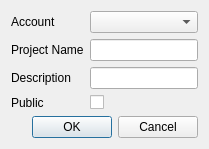
<?xml version="1.0" encoding="UTF-8"?>
<ui version="4.0">
 <class>CreateStreamDialog</class>
 <widget class="QWidget" name="AddStreamDialog">
  <property name="windowModality">
   <enum>Qt::NonModal</enum>
  </property>
  <property name="sizePolicy">
   <sizepolicy hsizetype="MinimumExpanding" vsizetype="MinimumExpanding">
    <horstretch>0</horstretch>
    <verstretch>0</verstretch>
   </sizepolicy>
  </property>
  <property name="windowTitle">
   <string>Form</string>
  </property>
  <layout class="QGridLayout" name="gridLayout_2">
   <item row="0" column="0">
    <layout class="QVBoxLayout" name="verticalLayout">
     <property name="sizeConstraint">
      <enum>QLayout::SetNoConstraint</enum>
     </property>
     <item>
      <layout class="QFormLayout" name="search_form">
       
       <item row="0" column="0">
        <widget class="QLabel" name="accounts_label">
         <property name="text">
          <string>Account</string>
         </property>
        </widget>
       </item>

       <item row="1" column="0">
        <widget class="QLabel" name="name_label">
         <property name="text">
          <string>Project Name</string>
         </property>
        </widget>
       </item>
       <item row="2" column="0">
        <widget class="QLabel" name="name_label">
         <property name="text">
          <string>Description</string>
         </property>
        </widget>
       </item>
       <item row="3" column="0">
        <widget class="QLabel" name="name_label">
         <property name="text">
          <string>Public</string>
         </property>
        </widget>
       </item>

       <item row="0" column="1">
        <widget class="QComboBox" name="accounts_dropdown"/>
       </item>
       <item row="1" column="1">
        <widget class="QLineEdit" name="name_field"/>
       </item>
       <item row="2" column="1">
        <widget class="QLineEdit" name="description_field"/>
       </item>
       <item row="3" column="1">
        <widget class="QCheckBox" name="public_toggle"/>
       </item>

      </layout>
     </item>
     <item>
      <widget class="QDialogButtonBox" name="dialog_button_box">
       <property name="standardButtons">
        <set>QDialogButtonBox::Cancel|QDialogButtonBox::Ok</set>
       </property>
      </widget>
     </item>

    </layout>
   </item>
  </layout>
 </widget>
 <resources/>
 <connections/>
</ui>
